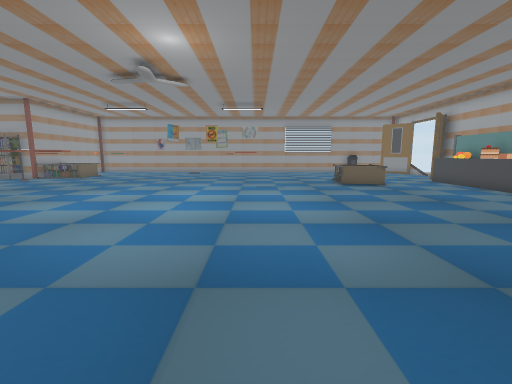
[1] (above)

21 first-person views from a walk through a scene from a Unity 3-D project. The camera is 1.4 m above the floor, tilts 8° down and sees 90° across. The floor is counted in squares, 1 m on a side. Each view is taken from the middle of a square. On the plan, view 1 faces up. The plan holds only what a view shows up to about 13 squares ahead; the rest is blank. Some animated figures are not drawn. Door leaves are left out, so doorways stand open. Some surface patterns are stand-ins.

[2]
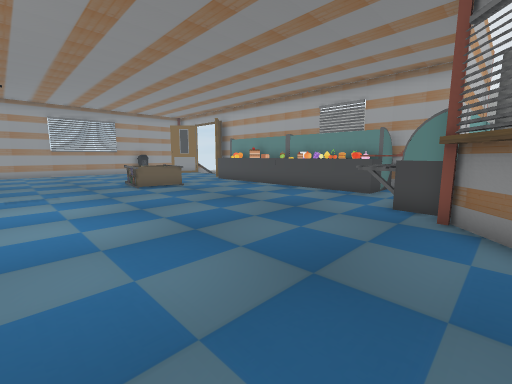

[3]
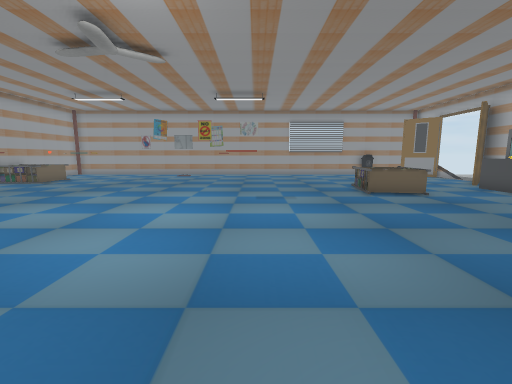

[4]
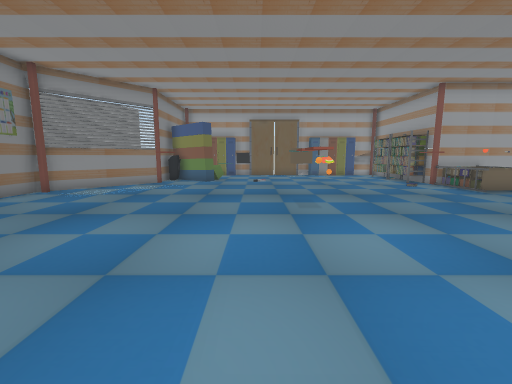

[5]
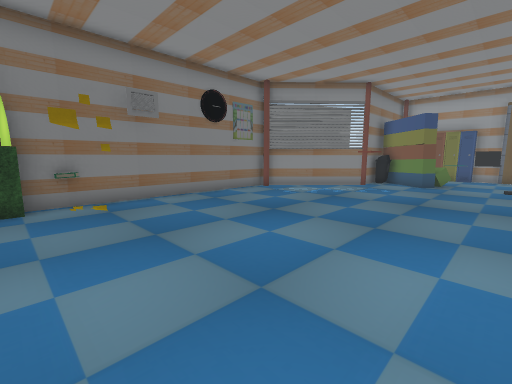

[6]
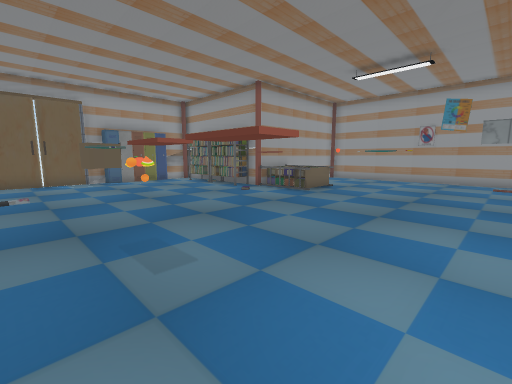

[7]
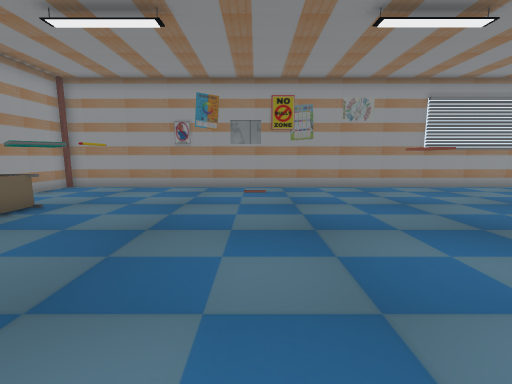

[8]
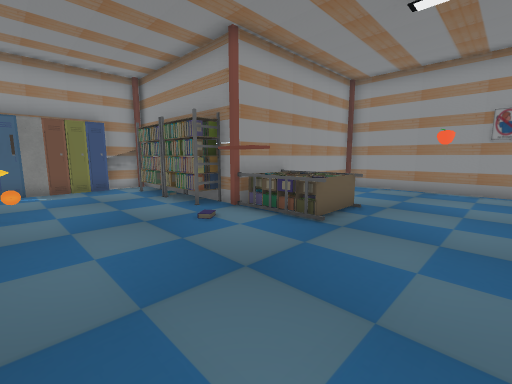

[9]
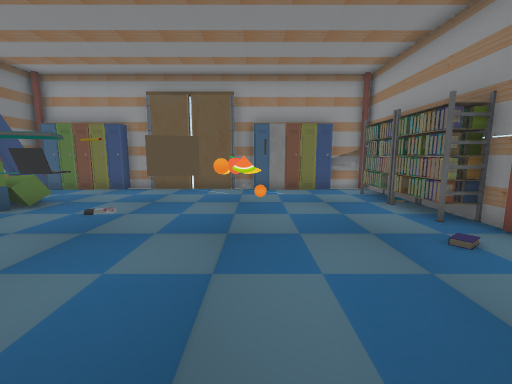

[10]
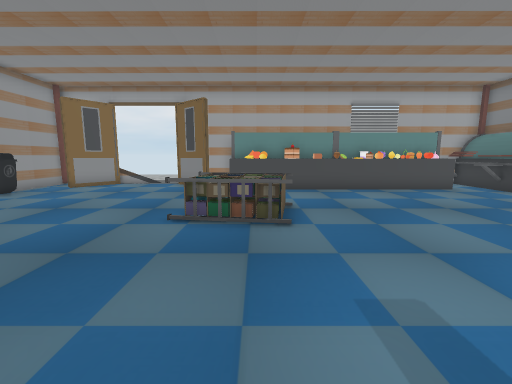

[11]
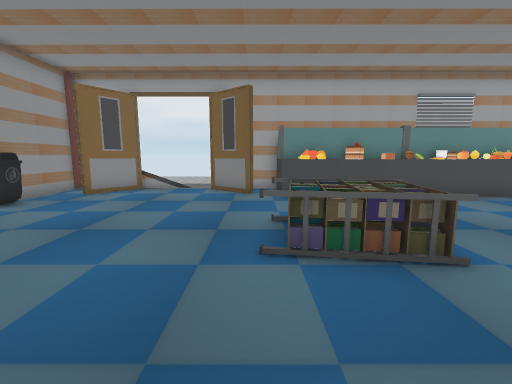

[12]
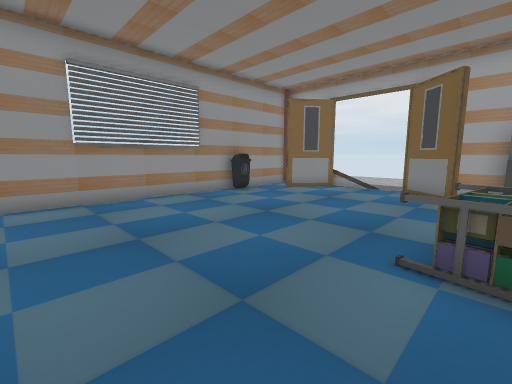

[13]
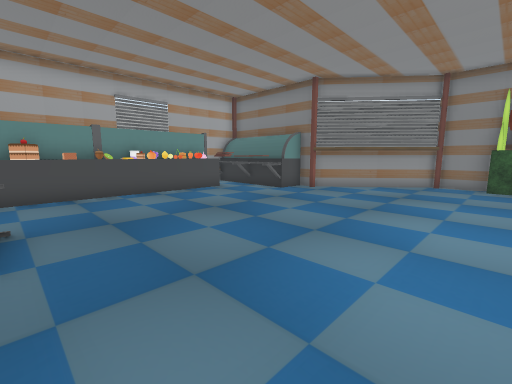

[14]
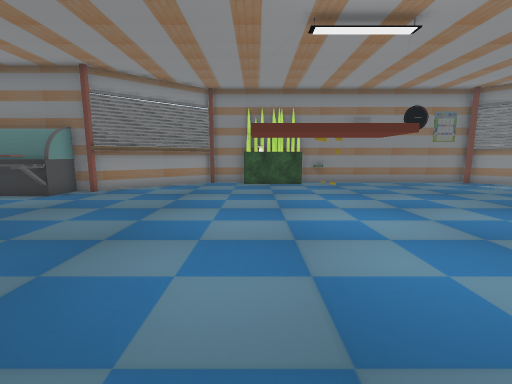

[15]
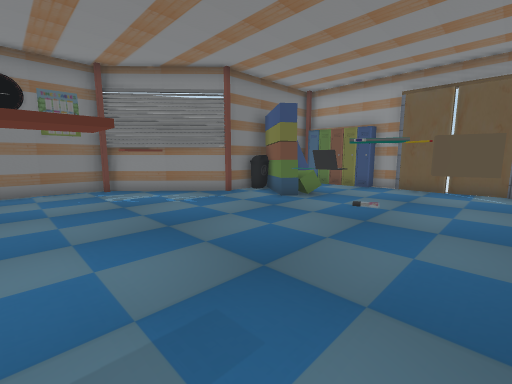

[16]
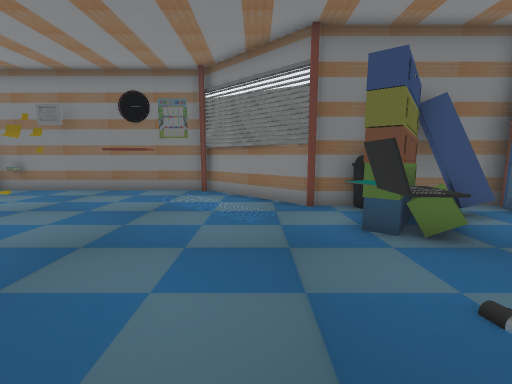

[17]
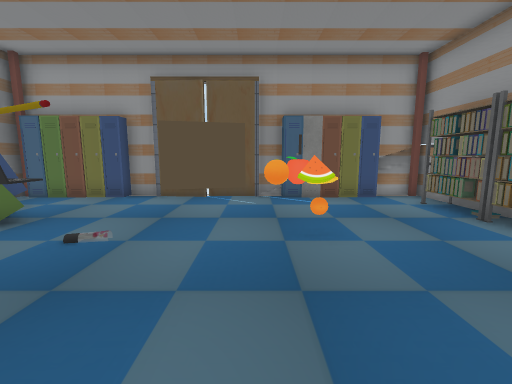

[18]
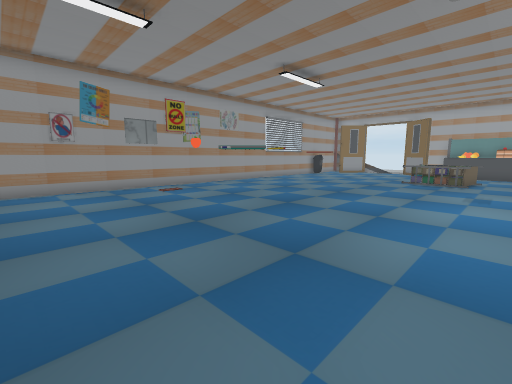

[19]
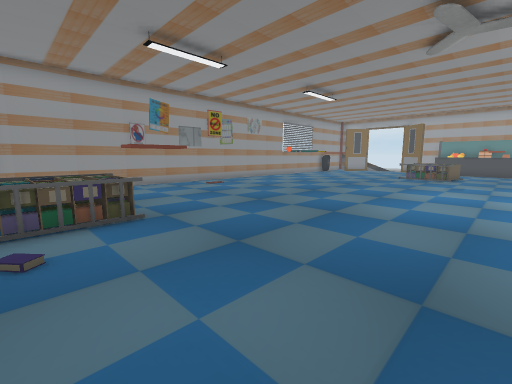

[20]
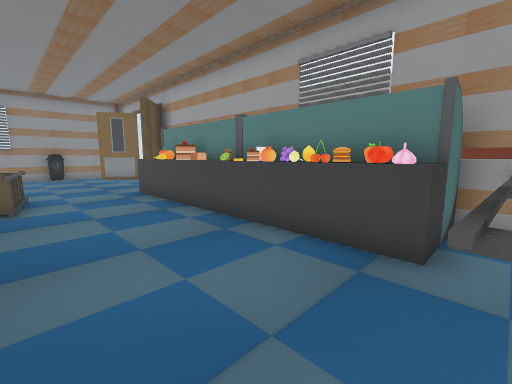

[21]
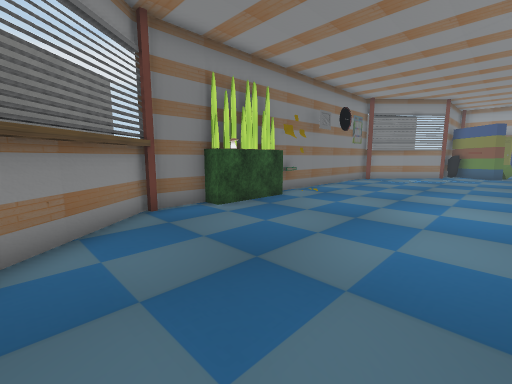

### Floor plan
Points are (right, up) in squares from view 1. A wall is a line through its corners. A room is listed if a view was taken in it or the views show most of it. See-through windows are left out.
Room 1 (views 1, 2, 3, 4, 5, 6, 7, 8, 9, 10, 11, 12, 13, 14, 15, 16, 17, 18, 19, 20, 21)
walls: (-14.2, 11) (-14.2, 10.5); (-13.8, 15.8) (-15.5, 15.8); (-14.4, 15.5) (-15, 15.5); (-14.4, 15.9) (-14.4, 15) (-18.6, 15); (7.1, 3.4) (9, 3.3); (7.2, 3.1) (10.9, 3); (9.7, 11.4) (9.7, 12.6); (7.2, 3) (10.9, 2.8); (2.2, -1.4) (6.3, 2.1); (9.7, 13.4) (9.8, 14.1) (10.6, 14.1); (-17.5, 15.8) (-20.2, 15.8) (-20.2, 14.3); (7.2, 1.8) (7.3, 4.2); (10.4, 15.1) (11.8, 16.9); (10.2, 6) (10.1, 6.7); (9.7, 4.7) (9.7, 10.6); (10, 5.2) (10.1, 5.7); (10.5, 5.6) (10.2, 6.5); (-19.8, 10.1) (-19.8, 8.3); (-19.7, 8.3) (-19.8, 6.7); (10.7, 4.6) (10.8, 14.1); (-20.2, 11) (-20.2, 10); (-20.2, 6.5) (-20.2, 5.5); (12, 19.8) (10.2, 21.3); (-20, 1.8) (-14.5, 1.8) (-11, -1.5) (2.5, -1.5) (6.5, 1.8); (11.8, 22.6) (-13.5, 22.6) (-13.5, 15.5)
low walls: (12, 18.1) (12, 19.8)
ways out: open door at (-20, 8.5); open door at (12, 18.5)
objects: locker (-20, 3) to (-20, 5); locker (-20, 12) to (-20, 13); locker (-18, 3) to (-15, 5); other object (-16, 2); other object (-15, 5); laptop (-15, 6) to (-14, 7); other object (-15, 11); locker (-14, 9) to (-14, 10); rack (-13, 16) to (-11, 18); other object (-12, 8) to (-11, 9); other object (-12, 14) to (-11, 14); other object (-11, 4) to (-10, 4); other object (-8, 8); apple (-8, 14); other object (-7, 8) to (-6, 8); other object (-7, 14); other object (-3, -1); plant (-2, -1) to (0, -1); other object (-2, 16); other object (-1, 10) to (0, 11); rack (4, 12) to (6, 15); other object (8, 4); other object (8, 22) to (9, 22); other object (9, 4); cake (10, 11); other object (10, 13)

Where each view was taken, in squares from view 1:
view 1: 0 up, 0 right, facing up
view 2: 1 up, 0 right, facing up-right
view 3: 3 up, 0 right, facing up
view 4: 7 up, 1 left, facing left
view 5: 7 up, 2 left, facing down-left
view 6: 7 up, 5 left, facing up-left
view 7: 11 up, 5 left, facing up
view 8: 11 up, 8 left, facing up-left
view 9: 11 up, 9 left, facing left
view 10: 13 up, 1 left, facing right
view 11: 15 up, 1 right, facing right
view 12: 14 up, 1 right, facing up-right
view 13: 12 up, 0 right, facing down-right
view 14: 12 up, 0 right, facing down
view 15: 10 up, 8 left, facing down-left
view 16: 9 up, 13 left, facing down
view 17: 10 up, 11 left, facing left
view 18: 11 up, 10 left, facing up-right
view 19: 10 up, 13 left, facing up-right
view 20: 4 up, 6 right, facing up-right
view 21: 5 up, 5 right, facing down-left
